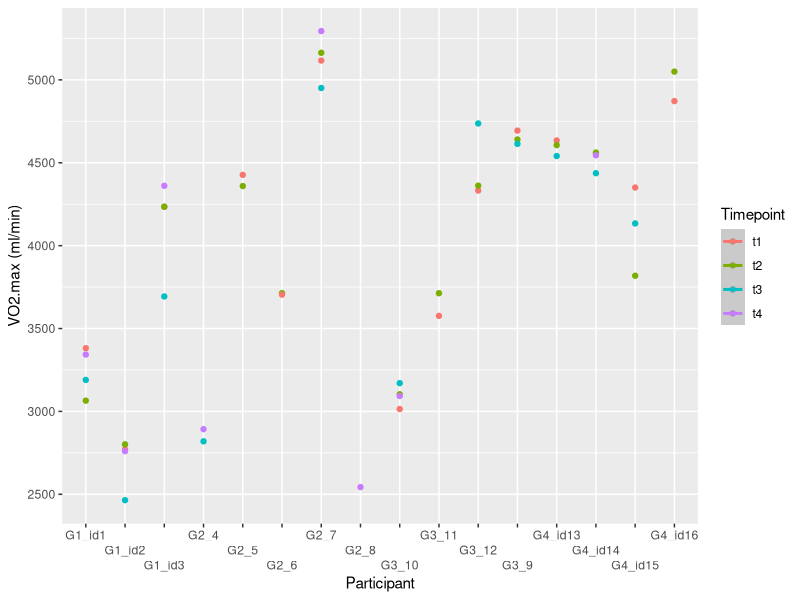

This chart was generated by the following R code:
## ---- chunk 1
#| echo: false
#| warning: false

library(readxl)
library(dplyr)

vars <- c("id", "timepoint", "temperature", "humidity", 
          "sex", "age", "height", "weight", "w.max", 
          "vo2.max", "vco2.max", "rer.max", "ve.max", 
          "bf.max", "hr.max", "la.max", 
          "borg.max")


dat <- bind_rows(
read_excel("g1.xlsx", sheet = "data_excel", na = "na") %>%
  select(all_of(vars)) %>%
  mutate(group = "G1", 
         id = paste0(group, "_", id)) ,

read_excel("g2.xlsx", na = "na") %>%
   select(all_of(vars)) %>%
  mutate(group = "G2", 
         id = paste0(group, "_", id)) ,

read_excel("g3.xlsx") %>%
   select(all_of(vars)) %>%
  mutate(timepoint = paste0("t", timepoint), 
         group = "G3", 
         id = paste0(group, "_", id)) ,

read_excel("g4.xlsx") %>%
   select(all_of(vars)) %>%
  mutate(group = "G4", 
         id = paste0(group, "_", id)) )
## ---- chunk 2
#| echo: false
#| message: false
#| warning: false
#| label: fig-VO2max
#| fig-cap: "VO~2~max per participant per test"

library(ggplot2)
  ggplot(data = dat, aes(x = id , y = vo2.max, color = timepoint)) + geom_point() + geom_smooth() +
    labs(x = "Participant",
         y = "VO2.max (ml/min)",
         color = "Timepoint") +
     scale_x_discrete(guide = guide_axis(n.dodge=3))
